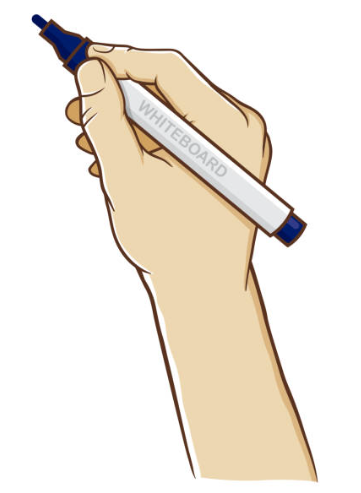
#> input picture backend/data/images/drawing-hand.png, 361 x 493 px
$ python -i sketch.py   (imports and definitions only)
#> lines starting #> are read from the running program, lines starting #| are printed output that depends on the picture
"""
Core whiteboard sketch animation logic.
Ported from kivy/sketchApi.py — pure NumPy/OpenCV, no Kivy dependency.
"""

import json
import math
import os
import time
from pathlib import Path
from typing import Callable, Optional

import av
import cv2
import numpy as np

BASE_DIR = Path(__file__).parent.parent
IMAGES_DIR = BASE_DIR / "data" / "images"
HAND_PATH = str(IMAGES_DIR / "drawing-hand.png")
HAND_MASK_PATH = str(IMAGES_DIR / "hand-mask.png")

_STANDARD_RES = np.array(
    [360, 480, 640, 720, 1080, 1280, 1440, 1920, 2160, 2560, 3840, 4320, 7680]
)


# ---------------------------------------------------------------------------
# Helpers
# ---------------------------------------------------------------------------

def euc_dist(arr: np.ndarray, point: np.ndarray) -> np.ndarray:
    return np.sqrt(np.sum((arr - point) ** 2, axis=1))


def find_nearest_res(value: int) -> int:
    idx = int(np.abs(_STANDARD_RES - value).argmin())
    return int(_STANDARD_RES[idx])


# [17 lines left out: functions resize_with_padding, get_extreme_coordinates, not called in this run]


# ---------------------------------------------------------------------------
# Variables container
# ---------------------------------------------------------------------------

class SketchVariables:
    # [215 lines left out: functions __init__, preprocess_image, preprocess_hand_image, draw_hand_on_img, draw_masked_object, ffmpeg_convert, not called in this run]


# ---------------------------------------------------------------------------
# Public entry point
# ---------------------------------------------------------------------------

def generate_sketch_video(
    image_bytes: bytes,
    split_len: int = 10,
    frame_rate: int = 25,
    object_skip_rate: int = 8,
    bg_object_skip_rate: int = 14,
    main_img_duration: int = 2,
    end_color: bool = True,
    draw_hand: bool = True,
    max_1080p: bool = True,
    draw_color: bool = False,
    normalize_bg: bool = False,
    progress_callback: Optional[Callable[[float], None]] = None,
) -> bytes:
    """
    Convert raw image bytes → whiteboard sketch animation MP4 bytes.
    Raises on error.
    """
    import tempfile

    # Decode image
    arr = np.frombuffer(image_bytes, dtype=np.uint8)
    img_bgr = cv2.imdecode(arr, cv2.IMREAD_COLOR)
    if img_bgr is None:
        raise ValueError("Could not decode image")

    img_ht, img_wd = img_bgr.shape[:2]

    # Optionally cap resolution
    if max_1080p and (img_ht > 1920 or img_wd > 1920):
        if img_wd >= img_ht:
            img_wd, img_ht = 1920, 1080
        else:
            img_wd, img_ht = 1080, 1920
        img_bgr = resize_with_padding(img_bgr, img_wd, img_ht)
    else:
        aspect = img_wd / img_ht
        img_ht = find_nearest_res(img_ht)
        img_wd = find_nearest_res(int(img_ht * aspect))

    variables = SketchVariables(
        frame_rate=frame_rate,
        resize_wd=img_wd,
        resize_ht=img_ht,
        split_len=split_len,
        object_skip_rate=object_skip_rate,
        bg_object_skip_rate=bg_object_skip_rate,
        end_gray_img_duration_in_sec=main_img_duration,
        draw_hand=draw_hand,
    )
    variables.draw_color = draw_color
    variables.normalize_bg = normalize_bg

    variables = preprocess_image(img_bgr, variables)
    variables = preprocess_hand_image(variables)

    with tempfile.NamedTemporaryFile(suffix=".mp4", delete=False) as raw_f:
        raw_path = raw_f.name
    with tempfile.NamedTemporaryFile(suffix=".mp4", delete=False) as h264_f:
        h264_path = h264_f.name

    try:
        fourcc = cv2.VideoWriter_fourcc(*"mp4v")
        variables.video_object = cv2.VideoWriter(
            raw_path, fourcc, frame_rate, (img_wd, img_ht)
        )
        variables.drawn_frame = (
            np.zeros(variables.img.shape, np.uint8) + np.array([255, 255, 255], np.uint8)
        )

        # Track overall progress across two phases (object + bg)
        # [5 lines left out: function make_progress, not called in this run]

        draw_masked_object(
            variables,
            skip_rate=object_skip_rate,
            progress_callback=make_progress(0, 1.0),
        )

        end_img = variables.img if end_color else cv2.cvtColor(variables.img_thresh, cv2.COLOR_GRAY2BGR)
        for _ in range(frame_rate * main_img_duration):
            variables.video_object.write(end_img)

        variables.video_object.release()

        ok = ffmpeg_convert(raw_path, h264_path)
        read_path = h264_path if ok else raw_path

        with open(read_path, "rb") as f:
            video_bytes = f.read()

        if progress_callback:
            progress_callback(100)

        return video_bytes
    finally:
        for p in (raw_path, h264_path):
            try:
                os.unlink(p)
            except OSError:
                pass

>>> import cv2
>>> picture = cv2.imread('../data/images/drawing-hand.png', cv2.IMREAD_GRAYSCALE)
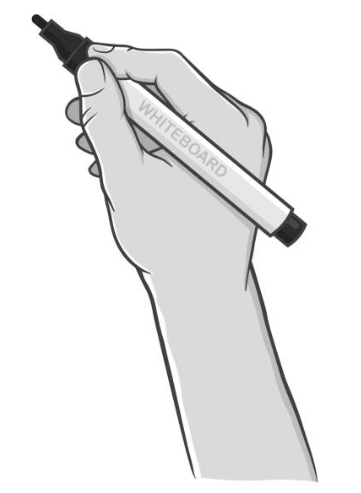
#> picture: shape (493, 361); min 21, max 255, mean 234.7
>>> result = generate_sketch_video(picture)
#> (the run stopped early here; a loop or call above may not have finished)
